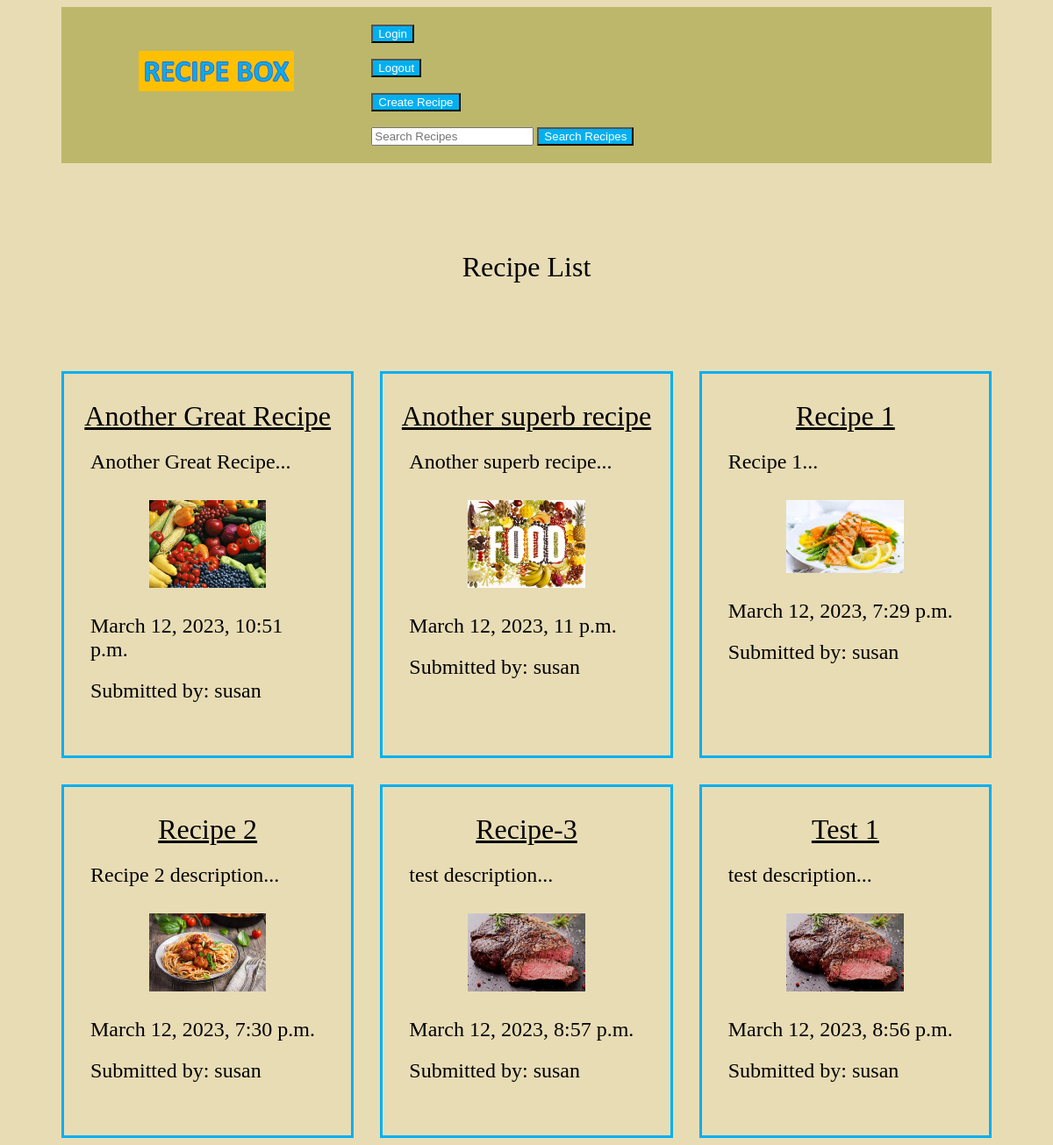
Before: /recipes/ with the older database file.
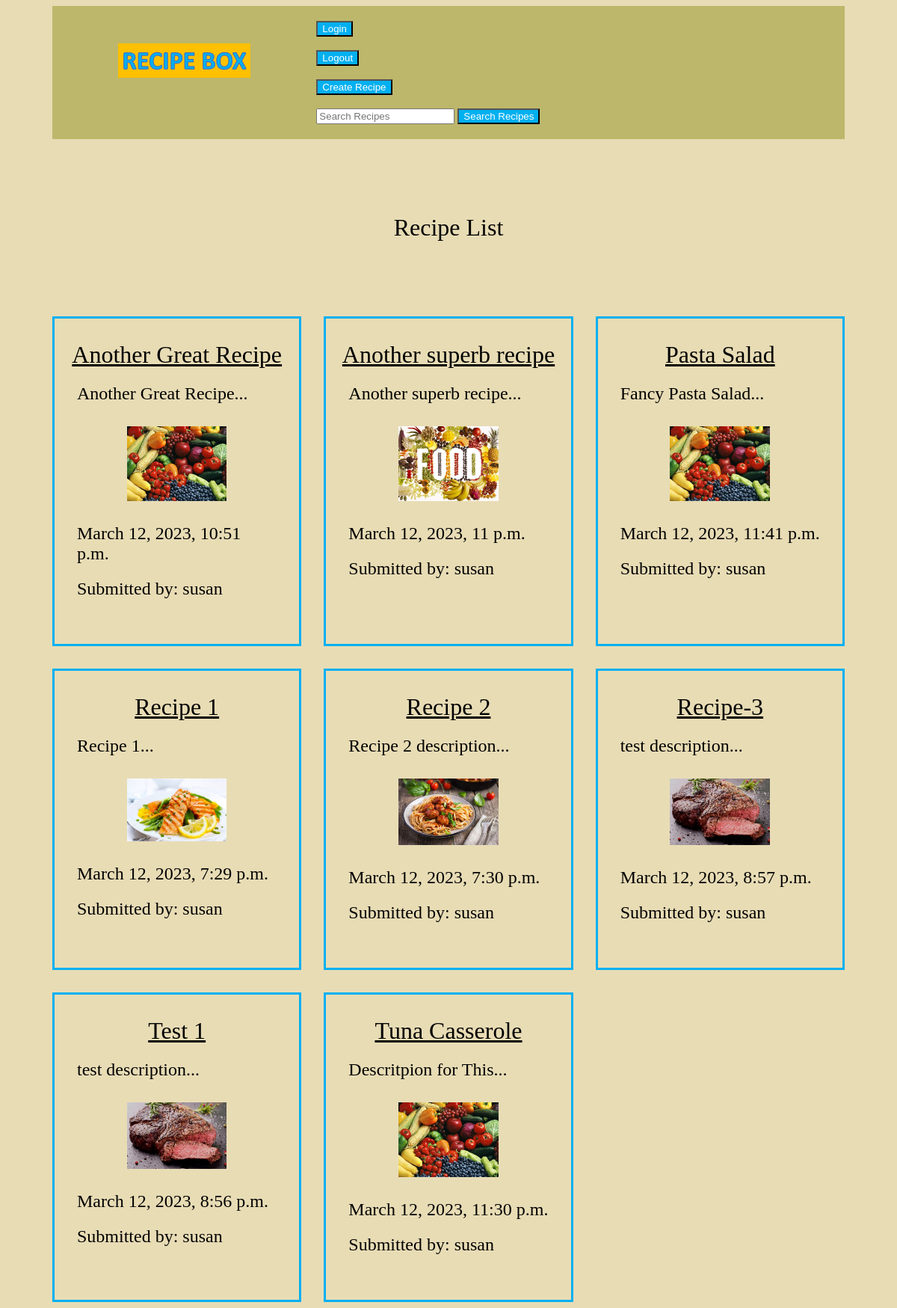
After: the same page with the newer database file.
### recipes/models.py (models this page shows, shortened)
class Recipe(models.Model):
    user = models.ForeignKey(settings.AUTH_USER_MODEL, on_delete=models.CASCADE, default='1',)
    title = models.CharField(max_length=50)
    description = models.CharField(max_length=255, blank=True, null=True)
    ingredients = models.TextField(blank=True, null=True,)
    directions = models.TextField(blank=True, null=True,)
    timestamp = models.DateTimeField(auto_now_add=True) # automatically input time when record is created
    updated = models.DateTimeField(auto_now=True)
    slug = models.SlugField()
    thumb = models.ImageField(default='default.png', blank=True)
    def snippet(self):
        return self.description[:50] + '...'

### recipes/views.py (the view)
# urls.py: path('', recipe_views.recipe_list_view, name='home'),
def recipe_list_view(request):
    recipes = Recipe.objects.all().order_by('title')
    return render(request, 'recipes/recipe_list_view.html', {'recipes':recipes} )

### recipes/templates/recipes/recipe_list_view.html
{% extends 'base.html' %}
{% block content %}
    <h1>Recipe List</h1>
    <div class="recipes">
        {% for recipe in recipes %}
        <div class="recipe">
            <h2><a href="{% url 'recipes:detail' slug=recipe.slug %}">{{ recipe.title }}</a></h2>
            <p>{{ recipe.snippet }}</p>
            <p><img src="{{ recipe.thumb.url }}"/></p>
            <p>{{ recipe.timestamp }}</p>
            <p class='submitted-by'>Submitted by: {{ recipe.user }}</p>
        </div>
        {% endfor %}
    </div>
{% endblock content %}

Changed rows visible on the page:
added Recipe: title "Pasta Salad", snippet "Fancy Pasta Salad...", thumb (picture), timestamp "March 12, 2023, 11:41 p.m.", user "susan"
added Recipe: title "Tuna Casserole", snippet "Descritpion for This...", thumb (picture), timestamp "March 12, 2023, 11:30 p.m.", user "susan"
